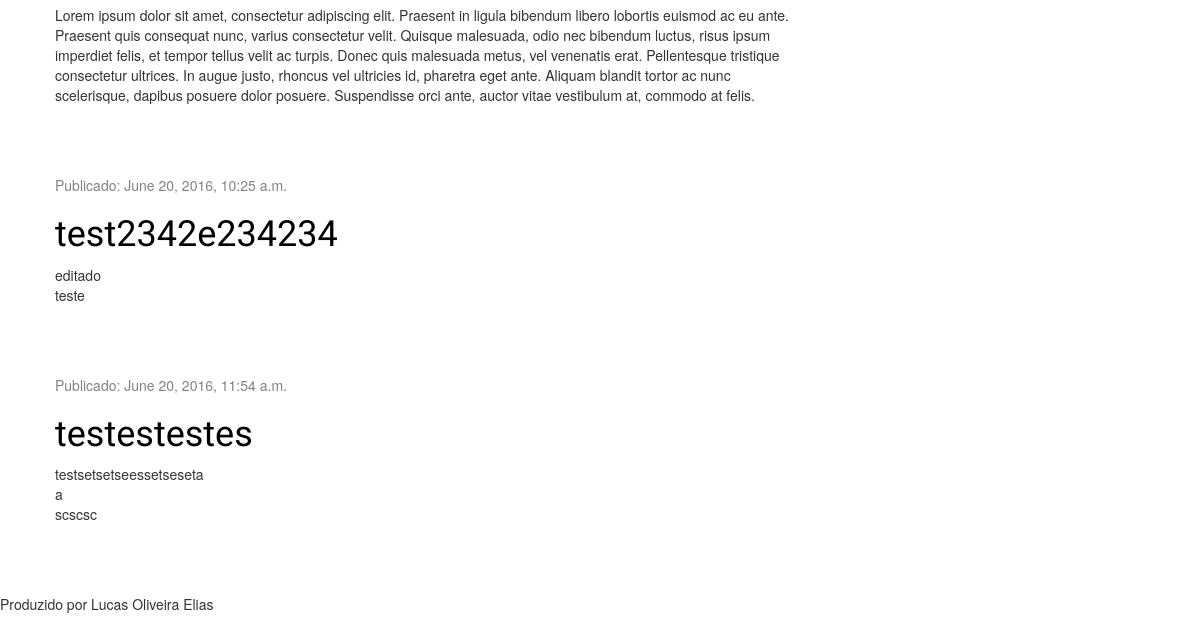
Before: / (lower part) with the older database file.
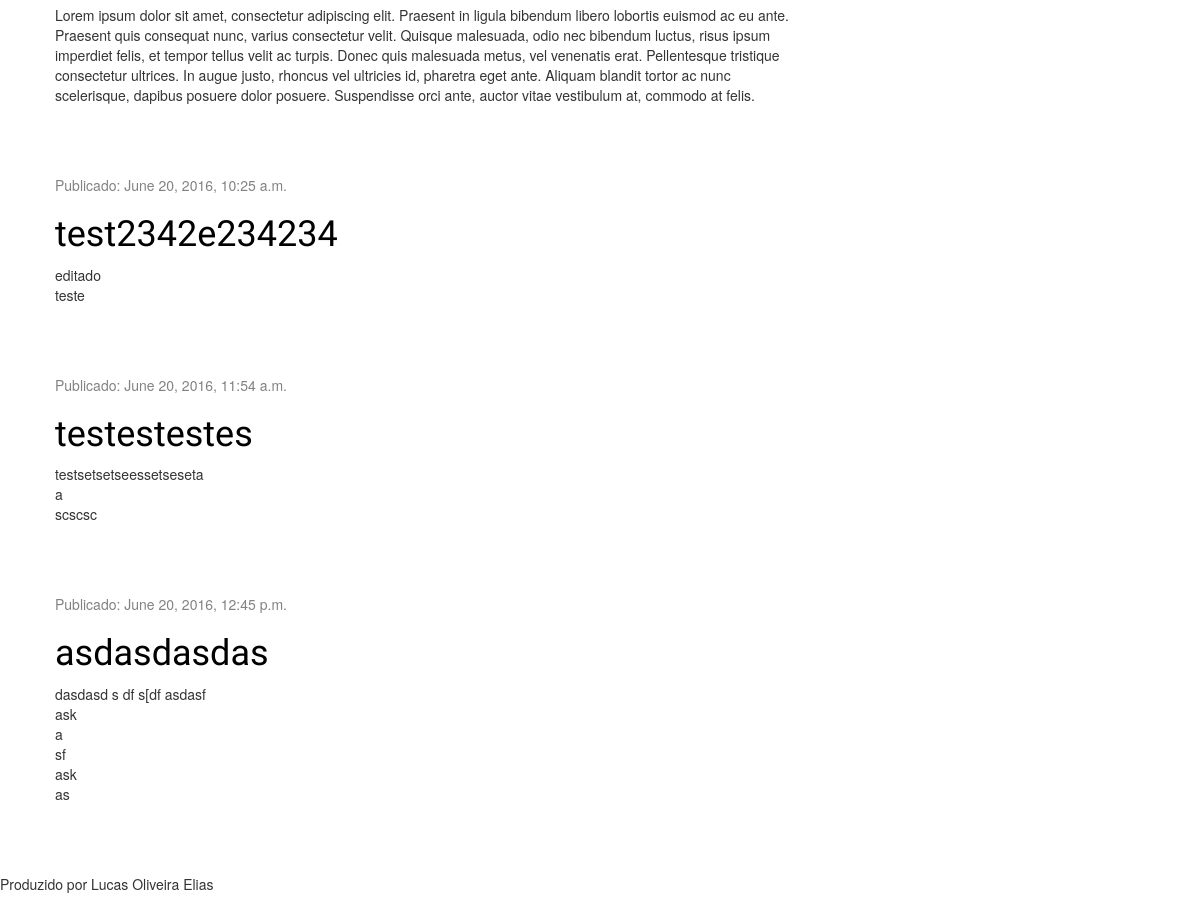
After: the same page with the newer database file.
### blog/models.py (models this page shows, shortened)
class Post(models.Model):
    autor = models.ForeignKey('auth.User')
    titulo = models.CharField(max_length=200)
    texto = models.TextField()
    data_criacao = models.DateTimeField(
        default=timezone.now)
    data_publicacao = models.DateTimeField(
        blank=True, null=True)

### blog/views.py (the view)
# urls.py: url(r'^$', views.post_list, name='post_list'),
def post_list(request):
    posts = Post.objects.filter(data_publicacao__lte=timezone.now()).order_by(
        'data_publicacao')
    return render(request, 'blog/post_list.html', {'posts': posts})

### blog/templates/blog/post_list.html
{% extends 'blog/base.html' %}
{% block content %}
  {% for post in posts %}
    <div class="post">
      <div class="date">
        <p>Publicado: {{ post.data_publicacao }}</p>
      </div>
      <h1><a href="{% url 'post_detail' pk=post.pk %}">{{ post.titulo }}</a></h1>
      <p>{{ post.texto|linebreaks }}</p>
      </div>
  {% endfor %}
{% endblock %}

Changed rows visible on the page:
added Post: data_publicacao "June 20, 2016, 12:45 p.m.", titulo "asdasdasdas", texto "dasdasd s df s[df asdasf ask a sf ask as"
